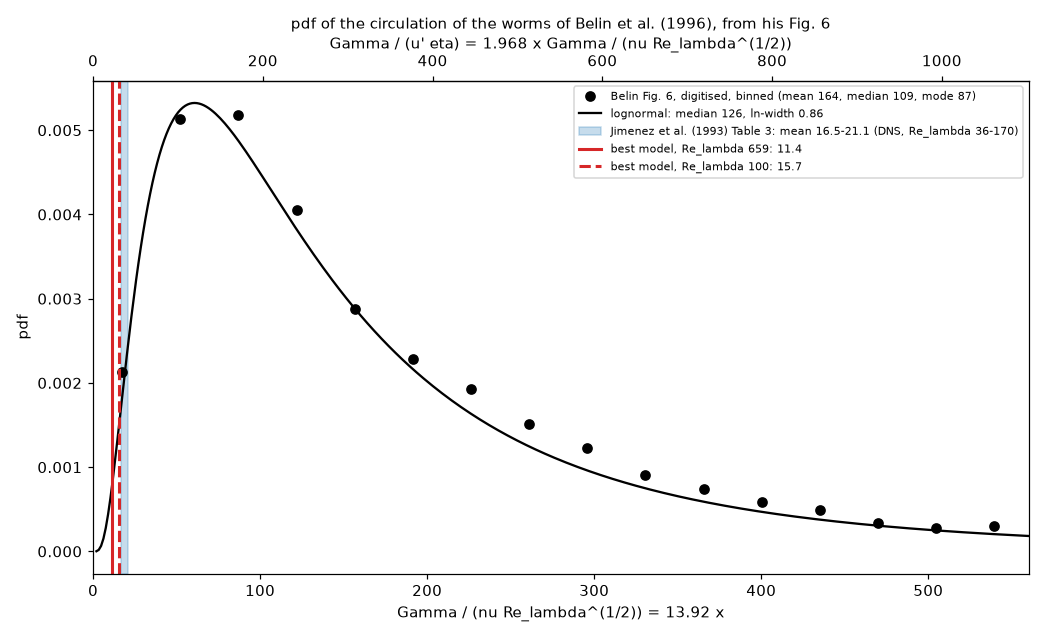

The script that saved this image:
"""belin_gamma_pdf.py  v01  The pdf of the circulation from Belin et al. (1996) Fig. 6.
Belin's variable x = Re_f / Re_lambda^(1/2), Re_f = U_max R / nu, R = r_max / 1.585 (the Gaussian width of the Burgers vortex).  With Gamma = 8.784 r_max U_max:
    Gamma / nu = 8.784 x 1.585 Re_f = 13.92 Re_f,   so   Gamma / (nu Re_lambda^(1/2)) = 13.92 x        and        Gamma / (u' eta) = 27.4 x   (isotropic: u' eta / nu = Re_lambda^(1/2) / 15^(1/4)).
The pdf of the digitised Fig. 6 (belin_fig6_digitised.csv, markers averaged in bins of 2.5 in x; binned(width) takes another width) is transformed:  p(g) = p_x(g / 13.92) / 13.92, g = Gamma / (nu Re_lambda^(1/2)).
Drawn for comparison: the circulation of Jimenez et al. (1993) Table 3 (the mean of Re_Gamma / Re_lambda^(1/2) of their worms, 16.5 to 21.1) and the best model of the page, Gamma/nu = 8.784 alpha beta
with alpha = 0.769 Re_lambda^(1/3), beta = 5, so g = 33.8 Re_lambda^(-1/6) (11.4 at Re_lambda 659, 15.7 at 100).  A lognormal is fitted to the binned pdf.
Usage: python belin_gamma_pdf.py     writes belin_gamma_pdf.png

Versions  M01 m01.v01 (2026-11-13): first version.
"""
import csv
import os

import matplotlib
matplotlib.use("Agg")
import matplotlib.pyplot as plt
import numpy as np
from scipy.optimize import least_squares

HERE = os.path.dirname(os.path.abspath(__file__))
K = 8.784 * 1.585                                         # Gamma / nu = K Re_f = 13.92 Re_f


def binned(width=2.5):
    xs, ps = [], []
    with open(os.path.join(HERE, "belin_fig6_digitised.csv"), newline="", encoding="utf-8") as f:
        for r in csv.DictReader(f):
            x = float(r["Re_f_over_sqrt_Re_lambda"])
            if 0.0 <= x <= 41:
                xs.append(x)
                ps.append(float(r["p"]))
    xs, ps = np.array(xs), np.array(ps)
    edges = np.arange(0, 40.0 + 1.1 * width, width)
    c, m = [], []
    for a, b in zip(edges[:-1], edges[1:]):
        sel = (xs >= a) & (xs < b)
        if sel.any():
            c.append(0.5 * (a + b))
            m.append(ps[sel].mean())
    c, m = np.array(c), np.array(m)
    return c, m / (np.trapezoid(m, c))                    # area 1 over 0 ... 40


def raw_points():
    """The digitised markers of Fig. 6: arrays x and p (belin_fig6_digitised.csv), 0 <= x <= 41."""
    xs, ps = [], []
    with open(os.path.join(HERE, "belin_fig6_digitised.csv"), newline="", encoding="utf-8") as f:
        for r in csv.DictReader(f):
            x = float(r["Re_f_over_sqrt_Re_lambda"])
            if 0.0 <= x <= 41:
                xs.append(x)
                ps.append(float(r["p"]))
    return np.array(xs), np.array(ps)


def lognormal_x(x, mu, s):
    """Unit-area lognormal in x (mu = ln median, s = width of ln x)."""
    return np.exp(-0.5 * ((np.log(x) - mu) / s) ** 2) / (x * s * np.sqrt(2 * np.pi))


def lognormal_fit():
    """(mu, s, rms residual) of the unit-area lognormal fitted by least squares to all the digitised markers of Fig. 6 (x > 0.3)."""
    xs, ps = raw_points()
    ok = xs > 0.3
    fit = least_squares(lambda v: lognormal_x(xs[ok], v[0], v[1]) - ps[ok], [np.log(9.0), 0.8])
    return fit.x[0], fit.x[1], float(np.sqrt(np.mean(fit.fun ** 2)))


def main():
    cx, px = binned()
    g, pg = K * cx, px / K
    mean = np.trapezoid(g * pg, g)
    cdf = np.cumsum(pg) / pg.sum()
    median = np.interp(0.5, cdf, g)
    mode = g[np.argmax(pg)]

    def lognormal(v, grid):
        mu, s = v
        return np.exp(-0.5 * ((np.log(grid) - mu) / s) ** 2) / (grid * s * np.sqrt(2 * np.pi))
    ok = g > 0
    fit = least_squares(lambda v: lognormal(v, g[ok]) - pg[ok], [np.log(100.0), 0.8])
    mu, s = fit.x
    grid = np.linspace(2, 560, 400)
    fig, ax = plt.subplots(figsize=(9.5, 5.8))
    ax.plot(g, pg, "ko", ms=6, label="Belin Fig. 6, digitised, binned (mean %.0f, median %.0f, mode %.0f)" % (mean, median, mode))
    ax.plot(grid, lognormal(fit.x, grid), "k-", lw=1.5, label="lognormal: median %.0f, ln-width %.2f" % (np.exp(mu), s))
    ax.axvspan(16.5, 21.1, color="tab:blue", alpha=0.25, label="Jimenez et al. (1993) Table 3: mean 16.5-21.1 (DNS, Re_lambda 36-170)")
    ax.axvline(33.8 * 659 ** (-1 / 6), color="tab:red", lw=2, label="best model, Re_lambda 659: 11.4")
    ax.axvline(33.8 * 100 ** (-1 / 6), color="tab:red", lw=2, ls="--", label="best model, Re_lambda 100: 15.7")
    top = ax.secondary_xaxis("top", functions=(lambda v: v * 15 ** 0.25, lambda v: v / 15 ** 0.25))
    top.set_xlabel("Gamma / (u' eta) = 1.968 x Gamma / (nu Re_lambda^(1/2))")
    ax.set_xlabel("Gamma / (nu Re_lambda^(1/2)) = 13.92 x")
    ax.set_ylabel("pdf")
    ax.set_xlim(0, 560)
    ax.set_title("pdf of the circulation of the worms of Belin et al. (1996), from his Fig. 6", fontsize=10, pad=34)
    ax.legend(fontsize=7.5)
    fig.tight_layout()
    fig.savefig(os.path.join(HERE, "belin_gamma_pdf.png"), dpi=110)
    print("Gamma/(nu sqrt Re_lambda): mean %.0f, median %.0f, mode %.0f; lognormal median %.0f, s %.2f" % (mean, median, mode, np.exp(mu), s))
    print("same in Gamma/(u' eta): mean %.0f, median %.0f, mode %.0f" % (mean * 15 ** 0.25, median * 15 ** 0.25, mode * 15 ** 0.25))


if __name__ == "__main__":
    main()
